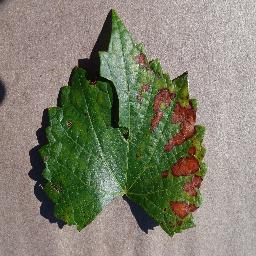
#> input picture Dataset/Grape Esca (Black_Measles)/Grape Esca (Black_Measles) (128).JPG, 256 x 256 px; its folder holds only this picture in this run
$ jupyter execute --allow-errors Task1.ipynb
#> lines starting #> are read from the running program, lines starting #| are printed output that depends on the picture; after the words box and inside, x2 and y2 are one past the last pixel; in counts of white or black regions, pixels touching at a corner belong together
# Pipeline Preprocessing Citra Daun Anggur
**Task 1 — Feature Extraction**

| # | Tahap | Teknik |
|---|-------|--------|
| 1 | Segmentasi Latar Belakang | HSV Masking |
| 2 | Pemerataan Pencahayaan | CLAHE |
| 3 | Penstabilan Rasio Geometri | Zero-Padding & Resize |
| 4 | Normalisasi Skala | Min-Max (÷ 255) |
| 5 | Augmentasi Geometris | Rotasi + Flip |

## 0. Import Library & Konfigurasi Path

[cell 1]
import os
import cv2
import numpy as np
import matplotlib.pyplot as plt
from pathlib import Path
from tqdm import tqdm

# ── Konfigurasi ──────────────────────────────────────────────
DATASET_DIR   = Path("Dataset")
OUTPUT_DIR    = Path("Preprocessed")
TARGET_SIZE1   = 32
TARGET_SIZE2   = 64
TARGET_SIZE3   = 128
RANDOM_SEED   = 42
np.random.seed(RANDOM_SEED)

# Daftar kelas (sub-folder)
CLASS_NAMES = sorted([
    d for d in os.listdir(DATASET_DIR)
    if (DATASET_DIR / d).is_dir()
])
print("Kelas ditemukan:", CLASS_NAMES)
print("Jumlah kelas   :", len(CLASS_NAMES))

## 1. Segmentasi Latar Belakang (HSV Masking)
Mengisolasi objek daun dan menghitamkan area latar belakang menggunakan ruang warna HSV.
**Tujuan:** Mencegah model salah mengenali warna tanah, pot, atau bayangan sebagai bercak penyakit.

[cell 2]
def segment_leaf_hsv(image_bgr, min_area_ratio=0.01):
    """
    Segmentasi daun dengan HSV + pembersihan komponen.
    - Menggabungkan rentang warna daun (hijau/kuning/coklat/merah)
    - Menolak piksel low-saturation (background kusam)
    - Menyisakan komponen terbesar agar background tidak ikut
    """
    hsv = cv2.cvtColor(image_bgr, cv2.COLOR_BGR2HSV)

    # Rentang warna daun (lebih ketat)
    lower_green = np.array([20, 35, 25])
    upper_green = np.array([95, 255, 255])

    lower_yellow = np.array([15, 40, 35])
    upper_yellow = np.array([35, 255, 255])

    lower_brown = np.array([5, 50, 20])
    upper_brown = np.array([20, 255, 220])

    lower_red1 = np.array([0, 50, 30])
    upper_red1 = np.array([12, 255, 255])
    lower_red2 = np.array([160, 50, 30])
    upper_red2 = np.array([180, 255, 255])

    # Mask warna
    mask_color  = cv2.inRange(hsv, lower_green, upper_green)
    mask_color |= cv2.inRange(hsv, lower_yellow, upper_yellow)
    mask_color |= cv2.inRange(hsv, lower_brown, upper_brown)
    mask_color |= cv2.inRange(hsv, lower_red1, upper_red1)
    mask_color |= cv2.inRange(hsv, lower_red2, upper_red2)

    # Tolak background abu/gelap (S dan V terlalu rendah)
    mask_sv = cv2.inRange(hsv, np.array([0, 35, 25]), np.array([180, 255, 255]))
    mask = cv2.bitwise_and(mask_color, mask_sv)

    # Morphological cleaning
    kernel = cv2.getStructuringElement(cv2.MORPH_ELLIPSE, (7, 7))
    mask = cv2.morphologyEx(mask, cv2.MORPH_OPEN, kernel, iterations=1)
    mask = cv2.morphologyEx(mask, cv2.MORPH_CLOSE, kernel, iterations=2)

    # Keep komponen terbesar (leaf utama)
    num_labels, labels, stats, _ = cv2.connectedComponentsWithStats(mask, connectivity=8)
    refined = np.zeros_like(mask)

    if num_labels > 1:
        areas = stats[1:, cv2.CC_STAT_AREA]  # abaikan background index 0
        largest_idx = 1 + np.argmax(areas)
        largest_area = stats[largest_idx, cv2.CC_STAT_AREA]

        h, w = mask.shape[:2]
        min_area = int(min_area_ratio * h * w)

        if largest_area >= min_area:
            refined[labels == largest_idx] = 255
        else:
            refined = mask.copy()
    else:
        refined = mask.copy()

    # Haluskan tepi akhir
    refined = cv2.medianBlur(refined, 5)
    result = cv2.bitwise_and(image_bgr, image_bgr, mask=refined)
    return result, refined


# ── Demo visual ──────────────────────────────────────────────
sample_class = CLASS_NAMES[0]
sample_path  = DATASET_DIR / sample_class
sample_files = sorted([
    f for f in os.listdir(sample_path)
    if f.lower().endswith((".jpg", ".jpeg", ".png", ".bmp", ".webp"))
])
# img = cv2.imread(str(sample_path / sample_files[0]))
img = cv2.imread("Dataset\grape leaf Healthy\grape leaf Healthy (3).jpg")

#> (the rest of this cell did not finish here and is left out)


fig, axes = plt.subplots(1, 3, figsize=(15, 5))
axes[0].imshow(cv2.cvtColor(img, cv2.COLOR_BGR2RGB))
axes[0].set_title("Original")
axes[1].imshow(msk, cmap="gray")
axes[1].set_title("HSV Mask (Refined)")
axes[2].imshow(cv2.cvtColor(seg, cv2.COLOR_BGR2RGB))
axes[2].set_title("Segmented (BG Hitam)")
for ax in axes: ax.axis("off")
plt.suptitle(f"Tahap 1 — HSV Masking  [{sample_class}]", fontsize=13)
plt.tight_layout()
plt.show()

## 2. Pemerataan Pencahayaan (CLAHE)
Meratakan kontras pencahayaan secara lokal (per blok piksel) pada kanal L di ruang warna LAB.
**Tujuan:** Menghilangkan efek silau matahari & bayangan tajam agar detail penyakit tetap terekstrak.

[cell 3]
def apply_clahe(image_bgr, clip_limit=2.0, tile_grid=(8, 8)):
    """
    Menerapkan CLAHE pada kanal L (Lightness) di ruang warna LAB.
    Kontras diperbaiki secara lokal tanpa mengubah pigmen warna asli.
    """
    lab = cv2.cvtColor(image_bgr, cv2.COLOR_BGR2LAB)
    l_channel, a_channel, b_channel = cv2.split(lab)

    clahe = cv2.createCLAHE(clipLimit=clip_limit, tileGridSize=tile_grid)
    l_eq = clahe.apply(l_channel)

    lab_eq = cv2.merge([l_eq, a_channel, b_channel])
    result = cv2.cvtColor(lab_eq, cv2.COLOR_LAB2BGR)
    return result


# ── Demo visual ──────────────────────────────────────────────
#> (the rest of this cell did not finish here and is left out)

## 3. Penstabilan Rasio Geometri (Zero-Padding & Resize)
Menambahkan bingkai hitam (padding) hingga gambar menjadi persegi sempurna, lalu diperkecil ke resolusi target.
**Tujuan:** Memenuhi syarat input model tanpa mendistorsi anatomi daun / bentuk penyakit.

[cell 4]
def zero_pad_and_resize(image_bgr, target_size=224):
    """
    1. Zero-padding → jadikan persegi (sisi = max(h, w))
    2. Resize       → target_size × target_size
    Aspect ratio asli dipertahankan; area tambahan diisi hitam.
    """
    h, w = image_bgr.shape[:2]
    max_side = max(h, w)

    # Buat canvas hitam persegi
    canvas = np.zeros((max_side, max_side, 3), dtype=np.uint8)

    # Letakkan gambar di tengah canvas
    y_offset = (max_side - h) // 2
    x_offset = (max_side - w) // 2
    canvas[y_offset:y_offset + h, x_offset:x_offset + w] = image_bgr

    # Resize ke target
    resized = cv2.resize(canvas, (target_size, target_size),
                         interpolation=cv2.INTER_AREA)
    return resized

#> (a cell that did not finish here is left out)

#> (a cell that did not finish here is left out)

#> (a cell that did not finish here is left out)

## 4. Normalisasi Skala (Min-Max Normalization)
Membagi seluruh nilai matriks piksel dengan 255 sehingga rentang baru menjadi **[0, 1]**.
**Tujuan:** Meringankan beban komputasi, menstabilkan kalkulasi matematis, dan mencegah OOM.

[cell 8]
def normalize_minmax(image_bgr):
    """
    Min-Max Normalization: pixel / 255.0
    Output bertipe float32 dengan rentang [0, 1].
    """
    return image_bgr.astype(np.float32) / 255.0


# ── Demo visual ──────────────────────────────────────────────
#> (the rest of this cell did not finish here and is left out)

## 5. Augmentasi Geometris (Data Augmentation)
Memutar dan membalikkan (flip horizontal/vertikal) gambar secara acak.
**Tujuan:** Mensimulasikan kondisi foto dunia nyata agar model benar-benar belajar karakteristik penyakit, bukan menghafal koordinat piksel.

[cell 9]
def augment_image(image):
    """
    Augmentasi geometris acak:
      - Rotasi 90°/180°/270°
      - Flip horizontal
      - Flip vertikal
      - Flip horizontal + vertikal
    Mengembalikan list gambar hasil augmentasi (TIDAK termasuk gambar asli).
    """
    augmented = []

    # Rotasi 90°, 180°, 270°
    for k in [1, 2, 3]:
        augmented.append(np.rot90(image, k=k).copy())

    # Flip horizontal
    augmented.append(np.flip(image, axis=1).copy())

    # Flip vertikal
    augmented.append(np.flip(image, axis=0).copy())

    # Flip horizontal + vertikal (setara rotasi 180° + flip)
    augmented.append(np.flip(image, axis=(0, 1)).copy())

    return augmented


# ── Demo visual ──────────────────────────────────────────────
#> (the rest of this cell did not finish here and is left out)

## Ringkasan Visual — 1 Gambar Melewati Semua Tahap Preprocessing
Menampilkan hasil **setiap step** secara berurutan pada satu gambar sampel.

[cell 10]
# ── Ambil 1 gambar sampel ─────────────────────────────────────
sample_class = CLASS_NAMES[0]
sample_dir   = DATASET_DIR / sample_class
sample_file  = sorted([f for f in os.listdir(sample_dir)
                        if f.lower().endswith(('.jpg','.jpeg','.png','.bmp','.webp'))])[0]
original = cv2.imread(str(sample_dir / sample_file))
#> original is the input picture: shape (256, 256, 3); mean B, G, R 111.7, 129.2, 129.8

# ── Jalankan tiap tahap satu per satu ────────────────────────
step1_hsv, mask       = segment_leaf_hsv(original)
#> call 2 of segment_leaf_hsv, with min_area_ratio = 0.01
#> in segment_leaf_hsv (call 2), `hsv = cv2.cvtColor(image_bgr, cv2.COLOR_BGR2HSV)`: hsv: shape (256, 256, 3); mean H, S, V 25.9, 70.3, 139.2
#> in segment_leaf_hsv (call 2), `mask_color  = cv2.inRange(hsv, lower_green, upper_green)`:
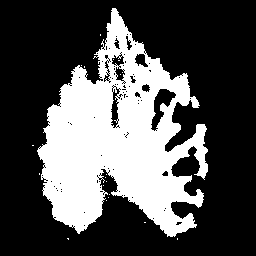
#> mask_color: shape (256, 256); 31.4% white; 20 white regions (19 under 20 px), largest, box (x1, y1, x2, y2) and area: (37, 8, 208, 237) 20520
#> in segment_leaf_hsv (call 2), `mask_color |= cv2.inRange(hsv, lower_red1, upper_red1)`: mask_color: shape (256, 256); 36% white; 181 white regions (179 under 20 px), largest, box (x1, y1, x2, y2) and area: (37, 7, 208, 238) 23221, (20, 152, 27, 166) 39
#> in segment_leaf_hsv (call 2), `mask_color |= cv2.inRange(hsv, lower_red2, upper_red2)`:
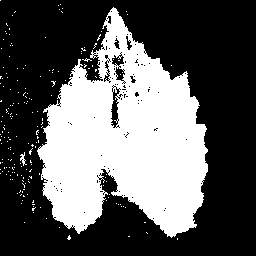
#> mask_color: shape (256, 256); 36.1% white; 191 white regions (189 under 20 px), largest, box (x1, y1, x2, y2) and area: (37, 7, 208, 238) 23256, (20, 152, 27, 166) 39
#> in segment_leaf_hsv (call 2), `mask_sv = cv2.inRange(hsv, np.array([0, 35, 25]), np.array([180, 255, ..`: mask_sv: shape (256, 256); 50.9% white; 331 black regions (314 under 20 px), largest, box (x1, y1, x2, y2) and area: (0, 0, 256, 256) 30105, (24, 110, 50, 177) 282, (0, 191, 17, 209) 232
#> in segment_leaf_hsv (call 2), `mask = cv2.bitwise_and(mask_color, mask_sv)`: mask: shape (256, 256); 36% white; 191 white regions (189 under 20 px), largest, box (x1, y1, x2, y2) and area: (37, 7, 208, 238) 23231, (20, 152, 27, 166) 39
#> in segment_leaf_hsv (call 2), `mask = cv2.morphologyEx(mask, cv2.MORPH_OPEN, kernel, iterations=1)`: mask: shape (256, 256); 33.5% white; 2 white regions, box (x1, y1, x2, y2) and area: (38, 10, 208, 237) 21879, (99, 66, 107, 76) 57
#> in segment_leaf_hsv (call 2), `mask = cv2.morphologyEx(mask, cv2.MORPH_CLOSE, kernel, iterations=2)`:
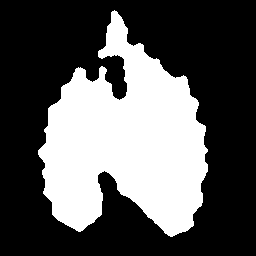
#> mask: shape (256, 256); 34.6% white; 1 white region, box (x1, y1, x2, y2) and area: (38, 10, 208, 237) 22671
#> in segment_leaf_hsv (call 2), `num_labels, labels, stats, _ = cv2.connectedComponentsWithStats(mask, ..`: num_labels = 2; stats = [[0, 0, 256, 256, 42865], [38, 10, 170, 227, 22671]]
#> in segment_leaf_hsv (call 2), `areas = stats[1:, cv2.CC_STAT_AREA]`: areas = [22671]
#> in segment_leaf_hsv (call 2), `largest_idx = 1 + np.argmax(areas)`: largest_idx = 1
#> in segment_leaf_hsv (call 2), `largest_area = stats[largest_idx, cv2.CC_STAT_AREA]`: largest_area = 22671
#> mask: shape (256, 256); 34.5% white; 1 white region, box (x1, y1, x2, y2) and area: (38, 11, 208, 237) 22638
step2_clahe           = apply_clahe(step1_hsv)
#> in apply_clahe, `lab = cv2.cvtColor(image_bgr, cv2.COLOR_BGR2LAB)`: lab: shape (256, 256, 3); mean of channels 0, 1, 2 32.2, 122.9, 136
#> in apply_clahe, `l_channel, a_channel, b_channel = cv2.split(lab)`:
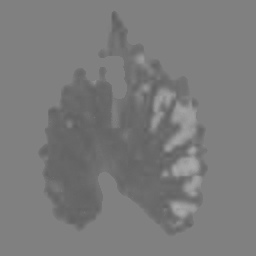
#> a_channel: shape (256, 256); min 94, max 170, mean 122.9
#> in apply_clahe, `l_channel, a_channel, b_channel = cv2.split(lab)`:
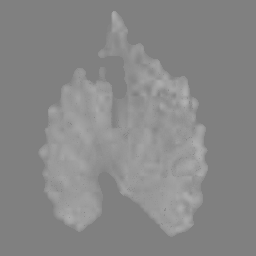
#> b_channel: shape (256, 256); min 124, max 177, mean 136
#> in apply_clahe, `l_eq = clahe.apply(l_channel)`:
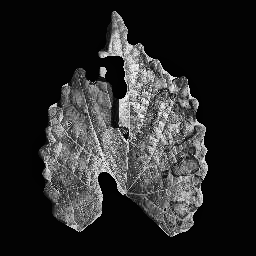
#> l_eq: shape (256, 256); min 1, max 255, mean 41.9
#> in apply_clahe, `lab_eq = cv2.merge([l_eq, a_channel, b_channel])`: lab_eq: shape (256, 256, 3); mean of channels 0, 1, 2 41.9, 122.9, 136
#> in apply_clahe, `result = cv2.cvtColor(lab_eq, cv2.COLOR_LAB2BGR)`:
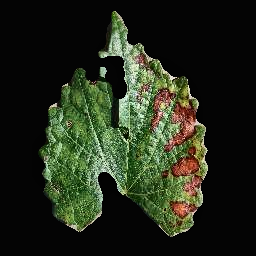
#> result: shape (256, 256, 3); mean B, G, R 26.7, 42.3, 35.6
step3_padresize       = zero_pad_and_resize(step2_clahe, TARGET_SIZE1)
#> in zero_pad_and_resize, `resized = cv2.resize(canvas, (target_size, target_size), interpolation..`:
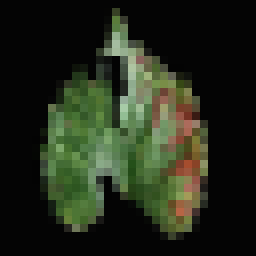
#> resized: shape (32, 32, 3) (shown 8 times larger); mean B, G, R 26.7, 42.3, 35.6
step4_norm            = normalize_minmax(step3_padresize)
step5_aug_list        = augment_image(step4_norm)
#> after the loop in augment_image, `for k in [1, 2, 3]:`: augmented = 3 items
#> step5_aug_list = 6 items
step5_sample          = step5_aug_list[0]   # ambil rotasi 90° sebagai contoh
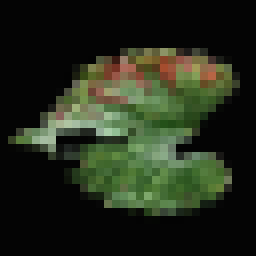
#> step5_sample: shape (32, 32, 3) float32 (shown 8 times larger); mean of channels 0, 1, 2 0.105, 0.166, 0.14; drawn as B, G, R

# ── Siapkan data untuk plot ───────────────────────────────────
stages = [
    ("0 — Original",                   original,       True),
    ("1 — HSV Masking",                step1_hsv,      True),
    ("2 — CLAHE",                      step2_clahe,    True),
    ("3 — Zero-Pad & Resize (32×32)",step3_padresize,True),
    ("4 — Normalisasi [0,1]",          step4_norm,     False),
    ("5 — Augmentasi (Rot 90°)",       step5_sample,   False),
]

fig, axes = plt.subplots(2, 3, figsize=(18, 12))

for idx, (title, img, is_uint8) in enumerate(stages):
    row, col = divmod(idx, 3)
    ax = axes[row][col]

    if is_uint8:
        ax.imshow(cv2.cvtColor(img, cv2.COLOR_BGR2RGB))
    else:
        # float32 [0,1] — clip untuk keamanan tampilan
        display = np.clip(cv2.cvtColor(img, cv2.COLOR_BGR2RGB), 0, 1)
        ax.imshow(display)

    ax.set_title(title, fontsize=12, fontweight='bold')
    ax.axis('off')

    # Tambahkan info shape & dtype di bawah judul
    h, w = img.shape[:2]
    dtype = img.dtype
    info = f"{w}×{h}  |  {dtype}"
    if not is_uint8:
        info += f"  |  min={img.min():.2f}  max={img.max():.2f}"
    ax.text(0.5, -0.04, info, transform=ax.transAxes,
            ha='center', va='top', fontsize=9, color='gray')
#> this loop made 6 passes
#> (title, is_uint8, row, col, h, w, info) on passes 5 to 6: ('4 — Normalisasi [0,1]', False, 1, 1, 32, 32, '32×32  |  float32  |  min=0.01  max=0.80'), ('5 — Augmentasi (Rot 90°)', False, 1, 2, 32, 32, '32×32  |  float32  |  min=0.01  max=0.80')
#> (title, is_uint8, row, col, h, w) on passes 1 to 4: ('0 — Original', True, 0, 0, 256, 256), ('1 — HSV Masking', True, 0, 1, 256, 256), ('2 — CLAHE', True, 0, 2, 256, 256), ('3 — Zero-Pad & Resize (32×32)', True, 1, 0, 32, 32)

plt.suptitle(f"Contoh Hasil Setiap Tahap Preprocessing\nSampel: {sample_class}/{sample_file}",
             fontsize=14, fontweight='bold')
plt.tight_layout()
plt.show()
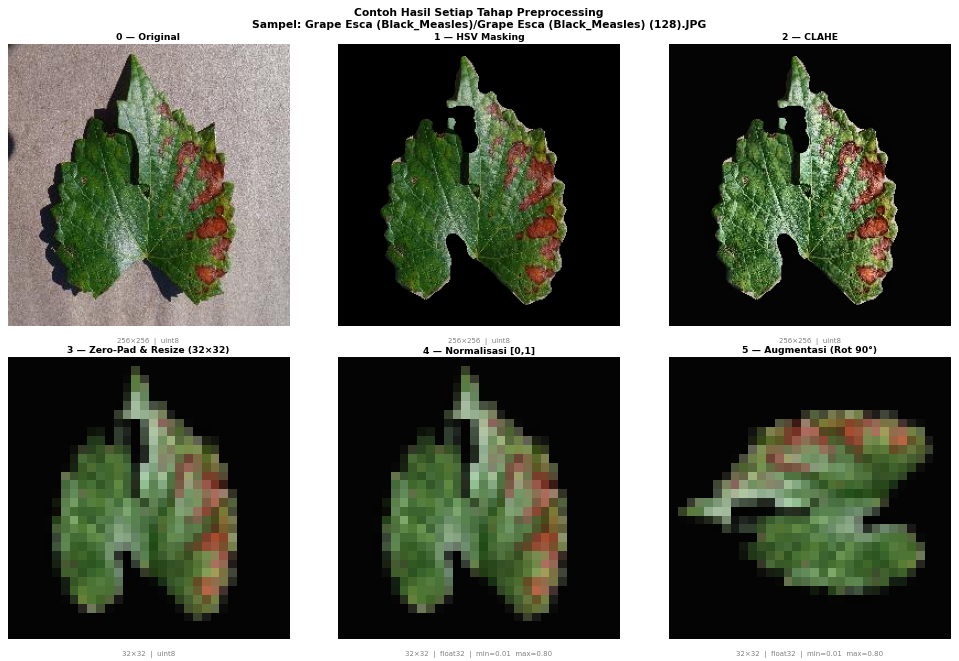
#> figure drawn by matplotlib, 6 panels

$ run again, on Dataset/Grape Leaf blight (Isariopsis_Leaf_Spot)/Grape Leaf blight (Isariopsis_Leaf_Spot) (100).JPG
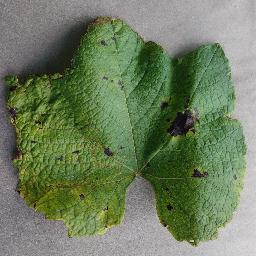
#> input picture Dataset/Grape Leaf blight (Isariopsis_Leaf_Spot)/Grape Leaf blight (Isariopsis_Leaf_Spot) (100).JPG, 256 x 256 px
#> original is the input picture: shape (256, 256, 3); mean B, G, R 95.4, 125.7, 110.5
#> hsv: shape (256, 256, 3); mean H, S, V 76.1, 81.2, 127
#> in segment_leaf_hsv (call 2), `mask_color |= cv2.inRange(hsv, lower_brown, upper_brown)`:
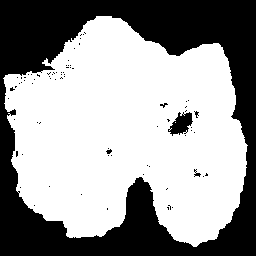
#> mask_color: shape (256, 256); 60.6% white; 78 black regions (75 under 20 px), largest, box (x1, y1, x2, y2) and area: (0, 0, 256, 256) 25259, (168, 112, 193, 136) 343, (194, 169, 201, 177) 25
#> mask_sv: shape (256, 256); 60.8% white; 81 black regions (78 under 20 px), largest, box (x1, y1, x2, y2) and area: (0, 0, 256, 256) 25208, (168, 112, 192, 136) 236, (175, 127, 190, 135) 28
#> labels: shape (256, 256) int32; values 0 (black) and 1 (white), 60.9% white; 2 black regions, box (x1, y1, x2, y2) and area: (0, 0, 256, 256) 25272, (171, 111, 194, 135) 372
#> num_labels = 2; stats = [[0, 0, 256, 256, 25644], [0, 16, 247, 231, 39892]]
#> areas = [39892]
#> largest_idx = 1
#> largest_area = 39892
#> lab: shape (256, 256, 3); mean of channels 0, 1, 2 68, 116.5, 142.9
#> lab_eq: shape (256, 256, 3); mean of channels 0, 1, 2 78.6, 116.5, 142.9
#> after the loop in augment_image, `for k in [1, 2, 3]:`: augmented = 3 items
#> step5_aug_list = 6 items
#> `step5_sample          = step5_aug_list[0]`:
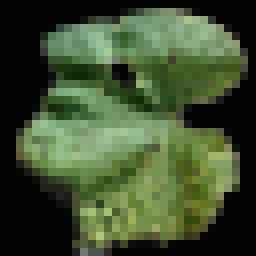
#> step5_sample: shape (32, 32, 3) float32 (shown 8 times larger); mean of channels 0, 1, 2 0.192, 0.313, 0.25; drawn as B, G, R
#> the loop `for idx, (title, img, is_uint8) in enumerate(stages):` made 6 passes
#> (title, is_uint8, row, col, h, w, info) on passes 5 to 6: ('4 — Normalisasi [0,1]', False, 1, 1, 32, 32, '32×32  |  float32  |  min=0.01  max=0.79'), ('5 — Augmentasi (Rot 90°)', False, 1, 2, 32, 32, '32×32  |  float32  |  min=0.01  max=0.79')

$ run again, on Dataset/Grape Esca (Black_Measles)/Grape Esca (Black_Measles) (135).JPG
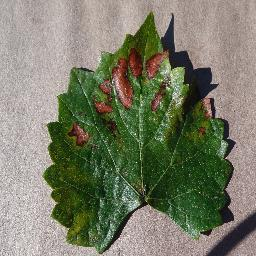
#> input picture Dataset/Grape Esca (Black_Measles)/Grape Esca (Black_Measles) (135).JPG, 256 x 256 px
#> original is the input picture: shape (256, 256, 3); mean B, G, R 104.2, 124.2, 121.8
#> hsv: shape (256, 256, 3); mean H, S, V 31.3, 81.6, 132.2
#> mask_sv: shape (256, 256); 53.7% white; 269 black regions (259 under 20 px), largest, box (x1, y1, x2, y2) and area: (0, 0, 256, 256) 28669, (231, 227, 256, 256) 310, (232, 102, 256, 137) 287
#> labels: shape (256, 256) int32; values 0 (black) and 1 (white), 43.6% white; 1 white region, box (x1, y1, x2, y2) and area: (42, 10, 233, 256) 28561
#> lab: shape (256, 256, 3); mean of channels 0, 1, 2 36.4, 121.4, 137.4
#> lab_eq: shape (256, 256, 3); mean of channels 0, 1, 2 50.5, 121.4, 137.4
#> after the loop in augment_image, `for k in [1, 2, 3]:`: augmented = 3 items
#> step5_aug_list = 6 items
#> `step5_sample          = step5_aug_list[0]`:
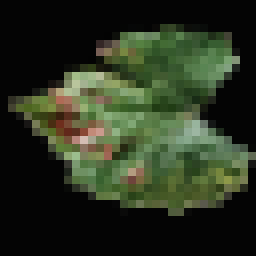
#> step5_sample: shape (32, 32, 3) float32 (shown 8 times larger); mean of channels 0, 1, 2 0.127, 0.2, 0.167; drawn as B, G, R
#> the loop `for idx, (title, img, is_uint8) in enumerate(stages):` made 6 passes
#> (title, is_uint8, row, col, h, w, info) on passes 5 to 6: ('4 — Normalisasi [0,1]', False, 1, 1, 32, 32, '32×32  |  float32  |  min=0.01  max=0.83'), ('5 — Augmentasi (Rot 90°)', False, 1, 2, 32, 32, '32×32  |  float32  |  min=0.01  max=0.83')
